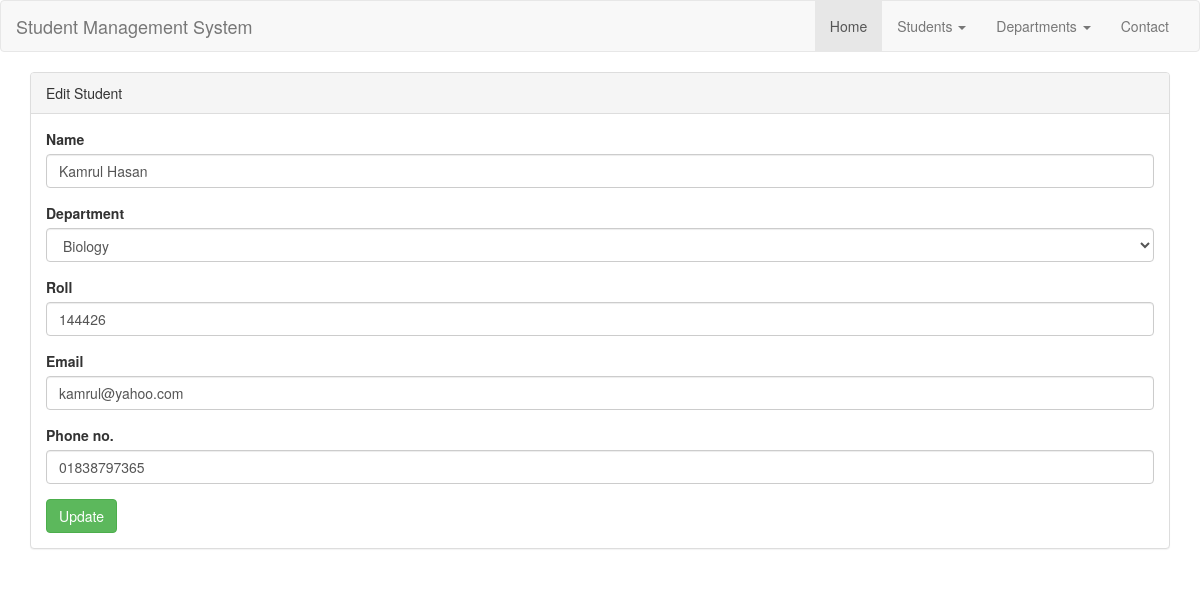
Page /editstudent.php?id=2 on the committed database.
### tables this page shows
CREATE TABLE `tbl_students` (
  `id` int(11) NOT NULL,
  `dept_id` int(11) NOT NULL,
  `name` varchar(100) NOT NULL,
  `roll` varchar(100) NOT NULL,
  `email` varchar(100) NOT NULL,
  `phone` varchar(100) NOT NULL
);

CREATE TABLE `tbl_departments` (
  `id` int(11) NOT NULL,
  `department` varchar(100) NOT NULL
);

### database/DB.php (called while the page is built, shortened)
<?php
	class DB
	{
		private $host   = DB_HOST;
		private $user   = DB_USER;
		private $pass   = DB_PASS;
		private $dbname = DB_NAME;
		public $link;
		private function connectDB()
		{
			$this->link = new mysqli($this->host, $this->user, $this->pass, $this->dbname);
		}
		public function select($query)
		{
			$result = $this->link->query($query) or die($this->link->error.__LINE__);
			if ($result->num_rows > 0) {
				return $result;
			} else {
				return false;
			}
		}
	}
 ?>

### controllers/Student.php (called while the page is built, shortened)
<?php
	include_once '/../database/DB.php';
	class Student
	{
		private $db;
		private $table = "tbl_students";
		public function __construct()
		{
			$this->db = new DB();
		}
		public function getStudentById($id)
		{
			$query  = "SELECT * FROM $this->table WHERE id = '$id'";
			$result = $this->db->select($query);
			return $result;
		}
	}
 ?>

### controllers/Department.php (called while the page is built, shortened)
<?php
	include_once '/../database/DB.php';
	class Department
	{
		private $db;
		private $table = "tbl_departments";
		public function __construct()
		{
			$this->db = new DB();
		}
		public function index()
		{
			$query  = "SELECT * FROM $this->table ORDER BY id DESC";
			$result = $this->db->select($query);
			return $result;
		}
	}
 ?>

### editstudent.php (the view, shortened to what this page needs)
<?php
	$student = new Student();
  $department = new Department();
 ?>
<!DOCTYPE html>
<html lang="en">
<head>
  <link rel="stylesheet" href="public/css/bootstrap.min.css">
</head>
<body>
<nav class="navbar navbar-default">
  <div class="container-fluid">
    <div class="navbar-header">
      <a class="navbar-brand" href="index.php">Student Management System</a>
    </div>
    <ul class="nav navbar-nav pull-right">
      <li class="active"><a href="#">Home</a></li>
      <li class="dropdown"><a class="dropdown-toggle" data-toggle="dropdown" href="#">Students <span class="caret"></span></a>
      </li>
      <li class="dropdown"><a class="dropdown-toggle" data-toggle="dropdown" href="#">Departments <span class="caret"></span></a>
      </li>
      <li><a href="#">Contact</a></li>
    </ul>
  </div>
</nav>
<div class="container">
  <div class="row">
      <div class="col-lg-12">
          <div class="panel panel-default">
              <div class="panel-heading">
                  Edit Student
              </div>
              <div class="panel-body">
                <?php
                    if (isset($_GET['id'])) {
                      $id = $_GET['id'];
                      $result = $student->getStudentById($id);
                      $s_data   = $result->fetch_assoc();
                    }
                 ?>
                  <form action="" method="post">
                    <div class="form-group">
                      <label for="name">Name</label>
                      <input type="text" name="name" id="name" class="form-control" value="<?php echo $s_data['name']; ?>">
                    </div>
                    <div class="form-group">
                      <label for="dept_id">Department</label>
                      <select class="form-control" id="dept_id" name="dept_id">
                     <?php
                        $result = $department->index();
                        if ($result) {
                          while ($data = $result->fetch_assoc()) {
                      ?>
                      <option
                      <?php if ($s_data['dept_id'] == $data['id']) { ?>
                        selected="selected"
                      <?php } ?>
                      value="<?php echo $data['id'] ?>"><?php echo $data['department']; ?></option>
                      <?php } } ?>
                      </select>
                    </div>
                    <div class="form-group">
                      <label for="roll">Roll</label>
                      <input type="text" name="roll" id="roll" class="form-control" value="<?php echo $s_data['roll']; ?>">
                    </div>
                    <div class="form-group">
                      <label for="email">Email</label>
                      <input type="email" name="email" id="email" class="form-control" value="<?php echo $s_data['email']; ?>">
                    </div>
                    <div class="form-group">
                      <label for="phone">Phone no.</label>
                      <input type="text" name="phone" id="phone" class="form-control" value="<?php echo $s_data['phone']; ?>">
                    </div>
                    <button type="submit" class="btn btn-success">Update</button>
                  </form>
              </div>
          </div>
      </div>
  </div>
</div>
</body>
</html>

### rows in the picture
tbl_students: name "Kamrul Hasan", dept_id "Biology", roll "144426", email "kamrul@yahoo.com", phone "01838797365"
